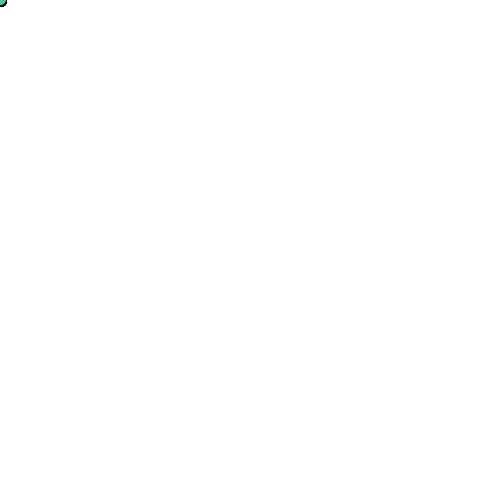
Frame 1 (no input)
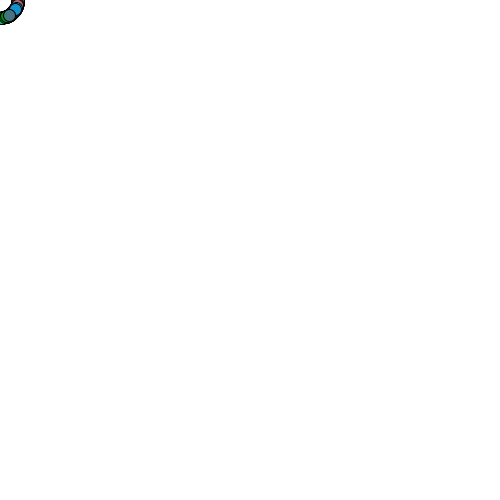
Frame 60 (the mouse pressed at the canvas centre just before this capture)
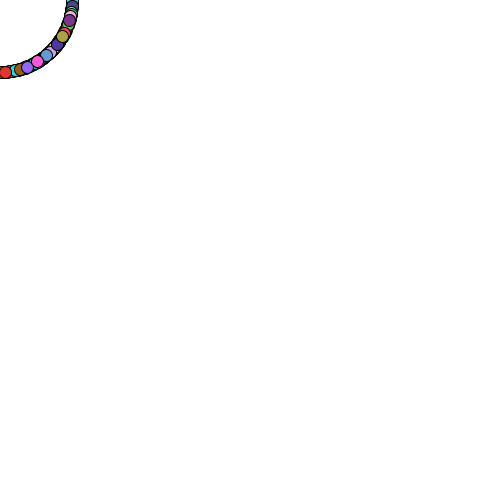
Frame 120 (the mouse held since frame 60 and released just before this capture)

The Processing sketch that drew these frames (run headless with seeded random() and noise(); from frame 60 on, the mouse is pressed at the canvas centre):

// Processing sketch: processing_92267
// ── processing_92267.pde

ArrayList zoge;
int velikost_zoge;


void setup() {
  
  size(500,500);
  //frameRate(35);
  velikost_zoge = 12;
  zoge = new ArrayList();
  for (int i = 1; i <= 200; i++)
    zoge.add(new Zoga(mouseX, mouseY));
}



void draw() {
  
  background(255);

  for (int i = zoge.size()-1; i >= 0; i--) {
    Zoga trenutna = (Zoga) zoge.get(i);
    trenutna.posodobi();
    trenutna.prikazi();
  }

}


class Zoga {

  private PVector lokacija, smer, hitrost;
 
  Zoga() {
    lokacija = new PVector(random(width),random(height));
    smer = new PVector(random(2*width)-width,random(2*height)-height);
    hitrost = new PVector(0,0);
    
    smer.normalize();
    smer.div(100);
  }
  
  Zoga(int x, int y) {
    lokacija = new PVector(x,y);
    smer = new PVector(random(2*width)-width,random(2*height)-height);
    hitrost = new PVector(0,0);
    
    smer.normalize();
    smer.div(100);
  }
  
  void posodobi() {
    hitrost.add(smer);
    hitrost.limit(10);
    lokacija.add(hitrost);
    preveri_robove();
  }
  
  void prikazi() {
    fill(random(256), random(256), random(256));
    ellipse(lokacija.x, lokacija.y, velikost_zoge, velikost_zoge);
  }
  
  void preveri_robove() {
    if (lokacija.x > width || lokacija.x < 0) {
      smer.x*=-1;
      hitrost.x*=-1;
    }

    if (lokacija.y > height || lokacija.y < 0) {
      smer.y*=-1;
      hitrost.y*=-1;
    }
    
  }
  
}

void mousePressed() {
  if (mouseButton == LEFT) {
    zoge.add(new Zoga(mouseX, mouseY));
  }
}
